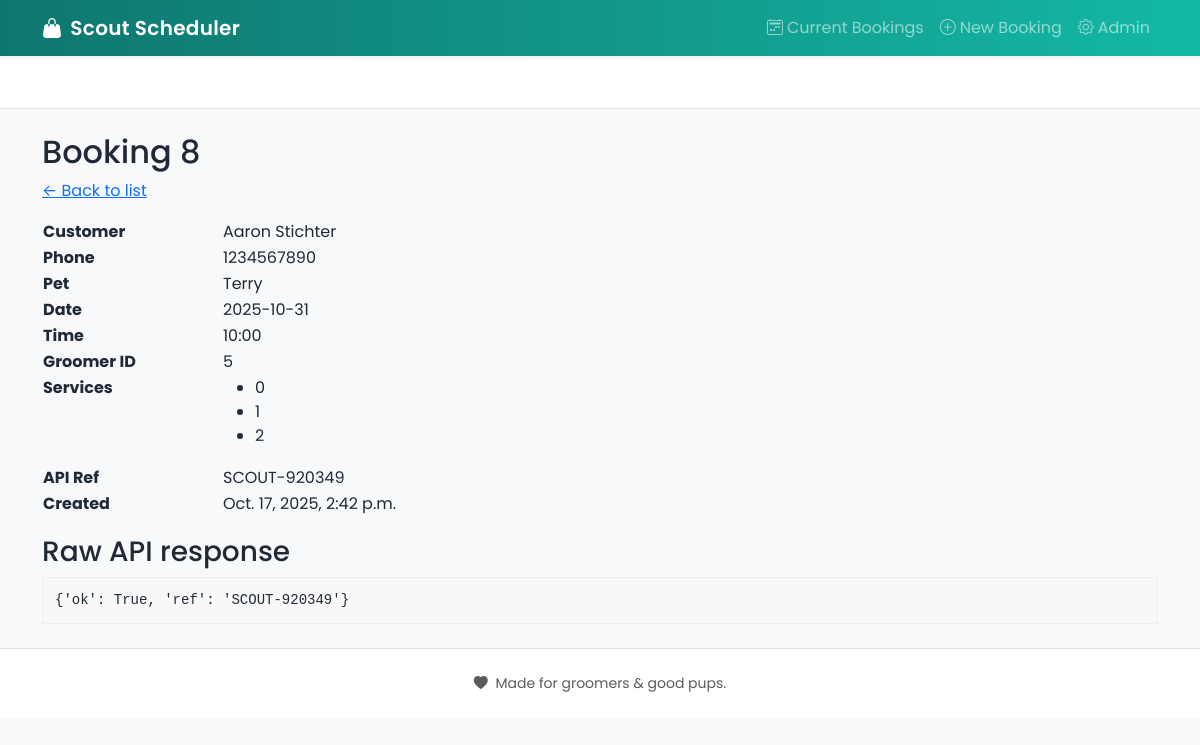
Screenshot of /booking/8/ with the database file from the repository.
### booking/models.py (models this page shows, shortened)
class Booking(models.Model):
    customer = models.ForeignKey(Customer, on_delete=models.SET_NULL, null=True, blank=True)
    pet_name = models.CharField(max_length=100, blank=True, null=True)
    class Meta:
        unique_together = ('groomer_id', 'appointment_date', 'appointment_time')
    services = models.JSONField(default=list, blank=True)
    groomer_id = models.IntegerField(null=True, blank=True)
    appointment_date = models.DateField(null=True, blank=True)
    appointment_time = models.CharField(max_length=20, blank=True, null=True)
    api_ref = models.CharField(max_length=100, blank=True, null=True)
    api_payload = models.JSONField(default=dict, blank=True)
    api_response = models.JSONField(default=dict, blank=True)
    created_at = models.DateTimeField(auto_now_add=True)
    updated_at = models.DateTimeField(auto_now=True)

class Customer(models.Model):
    first_name = models.CharField(max_length=100)
    last_name  = models.CharField(max_length=100)
    phone      = models.CharField(max_length=30)
    created_at = models.DateTimeField(auto_now_add=True)
    class Meta:
        unique_together = ('first_name', 'last_name', 'phone')

### booking/views.py (the view)
# urls.py: path('<int:pk>/', views.booking_detail, name='detail'),
def booking_detail(request, pk):
    booking = get_object_or_404(Booking.objects.select_related('customer'), pk=pk)
    return render(request, 'booking/booking_detail.html', {'booking': booking})

### booking/templates/booking/booking_detail.html (shortened to what this page needs)
{% extends "booking/base.html" %}
{% block content %}
  <h2>Booking {{ booking.id }}</h2>
  <p><a href="{% url 'booking:list' %}">← Back to list</a></p>
  <table style="max-width:720px;">
    <tr><th style="text-align:left; width:180px;">Customer</th><td>{% if booking.customer %}{{ booking.customer.first_name }} {{ booking.customer.last_name }}{% else %}Unknown{% endif %}</td></tr>
    <tr><th style="text-align:left;">Phone</th><td>{% if booking.customer %}{{ booking.customer.phone }}{% else %}—{% endif %}</td></tr>
    <tr><th style="text-align:left;">Pet</th><td>{{ booking.pet_name|default:"—" }}</td></tr>
    <tr><th style="text-align:left;">Date</th><td>{{ booking.appointment_date|date:"Y-m-d" }}</td></tr>
    <tr><th style="text-align:left;">Time</th><td>{{ booking.appointment_time }}</td></tr>
    <tr><th style="text-align:left;">Groomer ID</th><td>{{ booking.groomer_id|default:"—" }}</td></tr>
    <tr><th style="text-align:left; vertical-align:top;">Services</th>
      <td>
        {% if booking.services %}
          <ul>
            {% for s in booking.services %}
              <li>
                {% if s.name %}{{ s.name }} (id: {{ s.id }}){% else %}{{ s }}{% endif %}
              </li>
            {% endfor %}
          </ul>
        {% else %}
          —
        {% endif %}
      </td>
    </tr>
    <tr><th style="text-align:left;">API Ref</th><td>{{ booking.api_ref|default:"—" }}</td></tr>
    <tr><th style="text-align:left;">Created</th><td>{{ booking.created_at }}</td></tr>
  </table>
  <h3 style="margin-top:18px;">Raw API response</h3>
  <pre style="background:#f8f8f8; padding:12px; border:1px solid #eee;">{{ booking.api_response|default:"{}" }}</pre>
{% endblock %}

### static/css/app.css (style rules this page uses)
:root { --brand: #0f766e; --brand-2: #14b8a6; --accent: #fb7185; --ink: #1f2937; --soft-bg: #f6f9fb; }
body { font-family: "Poppins", system-ui, -apple-system, Segoe UI, Roboto, Arial, sans-serif; color: var(--ink); background: var(--soft-bg); }

### rows the page displays
Booking: id "8", customer.first_name "Aaron", customer.last_name "Stichter", customer.phone "1234567890", pet_name "Terry", appointment_date "2025-10-31", appointment_time "10:00", groomer_id "5", api_ref "SCOUT-920349", created_at "Oct. 17, 2025, 2:42 p.m.", api_response "{'ok': True, 'ref': 'SCOUT-920349'}"

### other values shown
{{ s }} "0" "1" "2"
